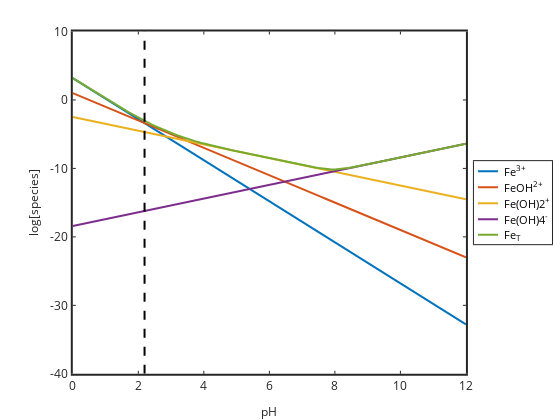

Notebook cell for this chart:
### Markdown cell above
# U shaped solubility diagram

For Fe$^{3+}$ we can have Fe(OH)$_{3(\mathrm{s})}$ form as a solid phase

$\mathrm{Fe(OH)}_{3(\mathrm{s})} \leftrightharpoons \mathrm{Fe}^{3+} + 3\mathrm{OH}^-$

with $K_{sp}$=10$^{-38.8}$

There are also 3 overall deprotonation reactions with $\beta_{a1}=10^{-2.19}$, $\beta_{a2}=10^{-5.7}$ and $\beta_{a4}=10^{-21.6}$.  Note: some databases include a $\beta_{a3}$ but the formation of Fe(OH)$_3$ as an aqueous species is not confirmed.

### Code cell
%plot -s 600,500 -f 'svg'
pH=0:0.1:12;
Ksp=10^-38.8;
B1=10^-2.19;
B2=10^-5.7;
B4=10^-21.6;
Kw=1e-14;
logFe=log10(Ksp./Kw^3)-3*pH; Fe=10.^logFe;
logFeOH=log10(B1*Ksp/Kw^3)-2*pH; FeOH=10.^logFeOH;
logFeOH2=log10(B2*Ksp/Kw^3)-pH; FeOH2=10.^logFeOH2;
logFeOH4=log10(B4*Ksp./Kw^3)+pH; FeOH4=10.^logFeOH4;
FeT=Fe+FeOH+FeOH2+FeOH4; logFeT=log10(FeT);

plot(pH,logFe,'linewidth',2,pH,logFeOH,'linewidth',2,pH,logFeOH2,'linewidth',2,...
pH,logFeOH4,'linewidth',2,pH,logFeT,'linewidth',2)
hold on
plot([-log10(B1) -log10(B1)],[-40 10],'k--','linewidth',2)
set(gca,'linewidth',2,'fontsize',12);
xlabel('pH','fontsize',12)
ylabel('log[species]','fontsize',12)
legend('Fe^{3+}','FeOH^{2+}','Fe(OH)2^+','Fe(OH)4^-','Fe_T','location','eastoutside');

### Figure 1 — Plotly figure (JSON) as saved in the notebook; plotly's stock layout.template omitted (floating-point values rounded to 4 significant figures)
{"data": [{"line": {"color": "rgb(0,113,188)", "dash": "solid", "width": 2}, "marker": {"color": "rgb(0,113,188)", "line": {"color": "rgb(0,113,188)"}, "size": 6, "symbol": "none"}, "mode": "lines", "name": "Fe^{3+}", "showlegend": true, "type": "scatter", "visibility": true, "x": [0, 0.1, 0.2, 0.3, 0.4, 0.5, 0.6, 0.7, 0.8, 0.9, 1, 1.1, 1.2, 1.3, 1.4, 1.5, 1.6, 1.7, 1.8, 1.9, 2, 2.1, 2.2, 2.3, 2.4, 2.5, 2.6, 2.7, 2.8, 2.9, 3, 3.1, 3.2, 3.3, 3.4, 3.5, 3.6, 3.7, 3.8, 3.9, 4, 4.1, 4.2, 4.3, 4.4, 4.5, 4.6, 4.7, 4.8, 4.9, 5, 5.1, 5.2, 5.3, 5.4, 5.5, 5.6, 5.7, 5.8, 5.9, 6, 6.1, 6.2, 6.3, 6.4, 6.5, 6.6, 6.7, 6.8, 6.9, 7, 7.1, 7.2, 7.3, 7.4, 7.5, 7.6, 7.7, 7.8, 7.9, 8, 8.1, 8.2, 8.3, 8.4, 8.5, 8.6, 8.7, 8.8, 8.9, 9, 9.1, 9.2, 9.3, 9.4, 9.5, 9.6, 9.7, 9.8, 9.9, 10, 10.1, 10.2, 10.3, 10.4, 10.5, 10.6, 10.7, 10.8, 10.9, 11, 11.1, 11.2, 11.3, 11.4, 11.5, 11.6, 11.7, 11.8, 11.9, 12], "xaxis": "x", "y": [3.2, 2.9, 2.6, 2.3, 2.0, 1.7, 1.4, 1.1, 0.8, 0.5, 0.2, -0.1, -0.4, -0.7, -1.0, -1.3, -1.6, -1.9, -2.2, -2.5, -2.8, -3.1, -3.4, -3.7, -4.0, -4.3, -4.6, -4.9, -5.2, -5.5, -5.8, -6.1, -6.4, -6.7, -7.0, -7.3, -7.6, -7.9, -8.2, -8.5, -8.8, -9.1, -9.4, -9.7, -10.0, -10.3, -10.6, -10.9, -11.2, -11.5, -11.8, -12.1, -12.4, -12.7, -13, -13.3, -13.6, -13.9, -14.2, -14.5, -14.8, -15.1, -15.4, -15.7, -16, -16.3, -16.6, -16.9, -17.2, -17.5, -17.8, -18.1, -18.4, -18.7, -19, -19.3, -19.6, -19.9, -20.2, -20.5, -20.8, -21.1, -21.4, -21.7, -22, -22.3, -22.6, -22.9, -23.2, -23.5, -23.8, -24.1, -24.4, -24.7, -25, -25.3, -25.6, -25.9, -26.2, -26.5, -26.8, -27.1, -27.4, -27.7, -28, -28.3, -28.6, -28.9, -29.2, -29.5, -29.8, -30.1, -30.4, -30.7, -31, -31.3, -31.6, -31.9, -32.2, -32.5, -32.8], "yaxis": "y"}, {"line": {"color": "rgb(216,82,24)", "dash": "solid", "width": 2}, "marker": {"color": "rgb(216,82,24)", "line": {"color": "rgb(216,82,24)"}, "size": 6, "symbol": "none"}, "mode": "lines", "name": "FeOH^{2+}", "showlegend": true, "type": "scatter", "visibility": true, "x": [0, 0.1, 0.2, 0.3, 0.4, 0.5, 0.6, 0.7, 0.8, 0.9, 1, 1.1, 1.2, 1.3, 1.4, 1.5, 1.6, 1.7, 1.8, 1.9, 2, 2.1, 2.2, 2.3, 2.4, 2.5, 2.6, 2.7, 2.8, 2.9, 3, 3.1, 3.2, 3.3, 3.4, 3.5, 3.6, 3.7, 3.8, 3.9, 4, 4.1, 4.2, 4.3, 4.4, 4.5, 4.6, 4.7, 4.8, 4.9, 5, 5.1, 5.2, 5.3, 5.4, 5.5, 5.6, 5.7, 5.8, 5.9, 6, 6.1, 6.2, 6.3, 6.4, 6.5, 6.6, 6.7, 6.8, 6.9, 7, 7.1, 7.2, 7.3, 7.4, 7.5, 7.6, 7.7, 7.8, 7.9, 8, 8.1, 8.2, 8.3, 8.4, 8.5, 8.6, 8.7, 8.8, 8.9, 9, 9.1, 9.2, 9.3, 9.4, 9.5, 9.6, 9.7, 9.8, 9.9, 10, 10.1, 10.2, 10.3, 10.4, 10.5, 10.6, 10.7, 10.8, 10.9, 11, 11.1, 11.2, 11.3, 11.4, 11.5, 11.6, 11.7, 11.8, 11.9, 12], "xaxis": "x", "y": [1.01, 0.81, 0.61, 0.41, 0.21, 0.01, -0.19, -0.39, -0.59, -0.79, -0.99, -1.19, -1.39, -1.59, -1.79, -1.99, -2.19, -2.39, -2.59, -2.79, -2.99, -3.19, -3.39, -3.59, -3.79, -3.99, -4.19, -4.39, -4.59, -4.79, -4.99, -5.19, -5.39, -5.59, -5.79, -5.99, -6.19, -6.39, -6.59, -6.79, -6.99, -7.19, -7.39, -7.59, -7.79, -7.99, -8.19, -8.39, -8.59, -8.79, -8.99, -9.19, -9.39, -9.59, -9.79, -9.99, -10.19, -10.39, -10.59, -10.79, -10.99, -11.19, -11.39, -11.59, -11.79, -11.99, -12.19, -12.39, -12.59, -12.79, -12.99, -13.19, -13.39, -13.59, -13.79, -13.99, -14.19, -14.39, -14.59, -14.79, -14.99, -15.19, -15.39, -15.59, -15.79, -15.99, -16.19, -16.39, -16.59, -16.79, -16.99, -17.19, -17.39, -17.59, -17.79, -17.99, -18.19, -18.39, -18.59, -18.79, -18.99, -19.19, -19.39, -19.59, -19.79, -19.99, -20.19, -20.39, -20.59, -20.79, -20.99, -21.19, -21.39, -21.59, -21.79, -21.99, -22.19, -22.39, -22.59, -22.79, -22.99], "yaxis": "y"}, {"line": {"color": "rgb(236,176,31)", "dash": "solid", "width": 2}, "marker": {"color": "rgb(236,176,31)", "line": {"color": "rgb(236,176,31)"}, "size": 6, "symbol": "none"}, "mode": "lines", "name": "Fe(OH)2^+", "showlegend": true, "type": "scatter", "visibility": true, "x": [0, 0.1, 0.2, 0.3, 0.4, 0.5, 0.6, 0.7, 0.8, 0.9, 1, 1.1, 1.2, 1.3, 1.4, 1.5, 1.6, 1.7, 1.8, 1.9, 2, 2.1, 2.2, 2.3, 2.4, 2.5, 2.6, 2.7, 2.8, 2.9, 3, 3.1, 3.2, 3.3, 3.4, 3.5, 3.6, 3.7, 3.8, 3.9, 4, 4.1, 4.2, 4.3, 4.4, 4.5, 4.6, 4.7, 4.8, 4.9, 5, 5.1, 5.2, 5.3, 5.4, 5.5, 5.6, 5.7, 5.8, 5.9, 6, 6.1, 6.2, 6.3, 6.4, 6.5, 6.6, 6.7, 6.8, 6.9, 7, 7.1, 7.2, 7.3, 7.4, 7.5, 7.6, 7.7, 7.8, 7.9, 8, 8.1, 8.2, 8.3, 8.4, 8.5, 8.6, 8.7, 8.8, 8.9, 9, 9.1, 9.2, 9.3, 9.4, 9.5, 9.6, 9.7, 9.8, 9.9, 10, 10.1, 10.2, 10.3, 10.4, 10.5, 10.6, 10.7, 10.8, 10.9, 11, 11.1, 11.2, 11.3, 11.4, 11.5, 11.6, 11.7, 11.8, 11.9, 12], "xaxis": "x", "y": [-2.5, -2.6, -2.7, -2.8, -2.9, -3.0, -3.1, -3.2, -3.3, -3.4, -3.5, -3.6, -3.7, -3.8, -3.9, -4.0, -4.1, -4.2, -4.3, -4.4, -4.5, -4.6, -4.7, -4.8, -4.9, -5.0, -5.1, -5.2, -5.3, -5.4, -5.5, -5.6, -5.7, -5.8, -5.9, -6.0, -6.1, -6.2, -6.3, -6.4, -6.5, -6.6, -6.7, -6.8, -6.9, -7.0, -7.1, -7.2, -7.3, -7.4, -7.5, -7.6, -7.7, -7.8, -7.9, -8.0, -8.1, -8.2, -8.3, -8.4, -8.5, -8.6, -8.7, -8.8, -8.9, -9.0, -9.1, -9.2, -9.3, -9.4, -9.5, -9.6, -9.7, -9.8, -9.9, -10.0, -10.1, -10.2, -10.3, -10.4, -10.5, -10.6, -10.7, -10.8, -10.9, -11.0, -11.1, -11.2, -11.3, -11.4, -11.5, -11.6, -11.7, -11.8, -11.9, -12.0, -12.1, -12.2, -12.3, -12.4, -12.5, -12.6, -12.7, -12.8, -12.9, -13.0, -13.1, -13.2, -13.3, -13.4, -13.5, -13.6, -13.7, -13.8, -13.9, -14.0, -14.1, -14.2, -14.3, -14.4, -14.5], "yaxis": "y"}, {"line": {"color": "rgb(125,46,141)", "dash": "solid", "width": 2}, "marker": {"color": "rgb(125,46,141)", "line": {"color": "rgb(125,46,141)"}, "size": 6, "symbol": "none"}, "mode": "lines", "name": "Fe(OH)4^-", "showlegend": true, "type": "scatter", "visibility": true, "x": [0, 0.1, 0.2, 0.3, 0.4, 0.5, 0.6, 0.7, 0.8, 0.9, 1, 1.1, 1.2, 1.3, 1.4, 1.5, 1.6, 1.7, 1.8, 1.9, 2, 2.1, 2.2, 2.3, 2.4, 2.5, 2.6, 2.7, 2.8, 2.9, 3, 3.1, 3.2, 3.3, 3.4, 3.5, 3.6, 3.7, 3.8, 3.9, 4, 4.1, 4.2, 4.3, 4.4, 4.5, 4.6, 4.7, 4.8, 4.9, 5, 5.1, 5.2, 5.3, 5.4, 5.5, 5.6, 5.7, 5.8, 5.9, 6, 6.1, 6.2, 6.3, 6.4, 6.5, 6.6, 6.7, 6.8, 6.9, 7, 7.1, 7.2, 7.3, 7.4, 7.5, 7.6, 7.7, 7.8, 7.9, 8, 8.1, 8.2, 8.3, 8.4, 8.5, 8.6, 8.7, 8.8, 8.9, 9, 9.1, 9.2, 9.3, 9.4, 9.5, 9.6, 9.7, 9.8, 9.9, 10, 10.1, 10.2, 10.3, 10.4, 10.5, 10.6, 10.7, 10.8, 10.9, 11, 11.1, 11.2, 11.3, 11.4, 11.5, 11.6, 11.7, 11.8, 11.9, 12], "xaxis": "x", "y": [-18.4, -18.3, -18.2, -18.1, -18, -17.9, -17.8, -17.7, -17.6, -17.5, -17.4, -17.3, -17.2, -17.1, -17, -16.9, -16.8, -16.7, -16.6, -16.5, -16.4, -16.3, -16.2, -16.1, -16.0, -15.9, -15.8, -15.7, -15.6, -15.5, -15.4, -15.3, -15.2, -15.1, -15.0, -14.9, -14.8, -14.7, -14.6, -14.5, -14.4, -14.3, -14.2, -14.1, -14.0, -13.9, -13.8, -13.7, -13.6, -13.5, -13.4, -13.3, -13.2, -13.1, -13.0, -12.9, -12.8, -12.7, -12.6, -12.5, -12.4, -12.3, -12.2, -12.1, -12.0, -11.9, -11.8, -11.7, -11.6, -11.5, -11.4, -11.3, -11.2, -11.1, -11.0, -10.9, -10.8, -10.7, -10.6, -10.5, -10.4, -10.3, -10.2, -10.1, -10.0, -9.9, -9.8, -9.7, -9.6, -9.5, -9.4, -9.3, -9.2, -9.1, -9.0, -8.9, -8.8, -8.7, -8.6, -8.5, -8.4, -8.3, -8.2, -8.1, -8.0, -7.9, -7.8, -7.7, -7.6, -7.5, -7.4, -7.3, -7.2, -7.1, -7.0, -6.9, -6.8, -6.7, -6.6, -6.5, -6.4], "yaxis": "y"}, {"line": {"color": "rgb(118,171,47)", "dash": "solid", "width": 2}, "marker": {"color": "rgb(118,171,47)", "line": {"color": "rgb(118,171,47)"}, "size": 6, "symbol": "none"}, "mode": "lines", "name": "Fe_T", "showlegend": true, "type": "scatter", "visibility": true, "x": [0, 0.1, 0.2, 0.3, 0.4, 0.5, 0.6, 0.7, 0.8, 0.9, 1, 1.1, 1.2, 1.3, 1.4, 1.5, 1.6, 1.7, 1.8, 1.9, 2, 2.1, 2.2, 2.3, 2.4, 2.5, 2.6, 2.7, 2.8, 2.9, 3, 3.1, 3.2, 3.3, 3.4, 3.5, 3.6, 3.7, 3.8, 3.9, 4, 4.1, 4.2, 4.3, 4.4, 4.5, 4.6, 4.7, 4.8, 4.9, 5, 5.1, 5.2, 5.3, 5.4, 5.5, 5.6, 5.7, 5.8, 5.9, 6, 6.1, 6.2, 6.3, 6.4, 6.5, 6.6, 6.7, 6.8, 6.9, 7, 7.1, 7.2, 7.3, 7.4, 7.5, 7.6, 7.7, 7.8, 7.9, 8, 8.1, 8.2, 8.3, 8.4, 8.5, 8.6, 8.7, 8.8, 8.9, 9, 9.1, 9.2, 9.3, 9.4, 9.5, 9.6, 9.7, 9.8, 9.9, 10, 10.1, 10.2, 10.3, 10.4, 10.5, 10.6, 10.7, 10.8, 10.9, 11, 11.1, 11.2, 11.3, 11.4, 11.5, 11.6, 11.7, 11.8, 11.9, 12], "xaxis": "x", "y": [3.203, 2.904, 2.604, 2.306, 2.007, 1.709, 1.411, 1.114, 0.8174, 0.5218, 0.2273, -0.06593, -0.3575, -0.6471, -0.9343, -1.219, -1.5, -1.777, -2.049, -2.317, -2.578, -2.834, -3.083, -3.326, -3.561, -3.789, -4.01, -4.224, -4.432, -4.632, -4.824, -5.01, -5.189, -5.361, -5.526, -5.683, -5.834, -5.978, -6.117, -6.249, -6.377, -6.5, -6.619, -6.734, -6.847, -6.957, -7.066, -7.173, -7.278, -7.383, -7.486, -7.589, -7.691, -7.793, -7.894, -7.996, -8.096, -8.197, -8.298, -8.398, -8.499, -8.599, -8.699, -8.799, -8.899, -8.999, -9.099, -9.198, -9.298, -9.396, -9.494, -9.591, -9.686, -9.779, -9.867, -9.948, -10.02, -10.08, -10.12, -10.15, -10.15, -10.12, -10.08, -10.02, -9.949, -9.867, -9.779, -9.686, -9.591, -9.495, -9.397, -9.298, -9.199, -9.099, -8.999, -8.9, -8.8, -8.7, -8.6, -8.5, -8.4, -8.3, -8.2, -8.1, -8.0, -7.9, -7.8, -7.7, -7.6, -7.5, -7.4, -7.3, -7.2, -7.1, -7.0, -6.9, -6.8, -6.7, -6.6, -6.5, -6.4], "yaxis": "y"}, {"line": {"color": "rgb(0, 0, 0)", "dash": "dash", "width": 2}, "marker": {"color": "rgb(0, 0, 0)", "line": {"color": "rgb(0, 0, 0)"}, "size": 6, "symbol": "none"}, "mode": "lines", "name": "", "showlegend": false, "type": "scatter", "visibility": true, "x": [2.19, 2.19], "xaxis": "x", "y": [-40, 10], "yaxis": "y"}, {"hoverinfo": "none", "line": {"color": "rgb(0,113,188)", "dash": "solid", "width": 2}, "marker": {"color": "rgb(0,113,188)", "line": {"color": "rgb(0,113,188)"}, "size": 6, "symbol": "none"}, "mode": "lines", "name": "", "showlegend": false, "type": "scatter", "visibility": true, "x": [3, 18], "xaxis": "x2", "y": [7.494, 7.494], "yaxis": "y2"}, {"hoverinfo": "none", "line": {"color": "rgb(216,82,24)", "dash": "solid", "width": 2}, "marker": {"color": "rgb(216,82,24)", "line": {"color": "rgb(216,82,24)"}, "size": 6, "symbol": "none"}, "mode": "lines", "name": "", "showlegend": false, "type": "scatter", "visibility": true, "x": [3, 18], "xaxis": "x2", "y": [19.48, 19.48], "yaxis": "y2"}, {"hoverinfo": "none", "line": {"color": "rgb(236,176,31)", "dash": "solid", "width": 2}, "marker": {"color": "rgb(236,176,31)", "line": {"color": "rgb(236,176,31)"}, "size": 6, "symbol": "none"}, "mode": "lines", "name": "", "showlegend": false, "type": "scatter", "visibility": true, "x": [3, 18], "xaxis": "x2", "y": [31.47, 31.47], "yaxis": "y2"}, {"hoverinfo": "none", "line": {"color": "rgb(125,46,141)", "dash": "solid", "width": 2}, "marker": {"color": "rgb(125,46,141)", "line": {"color": "rgb(125,46,141)"}, "size": 6, "symbol": "none"}, "mode": "lines", "name": "", "showlegend": false, "type": "scatter", "visibility": true, "x": [3, 18], "xaxis": "x2", "y": [43.46, 43.46], "yaxis": "y2"}, {"hoverinfo": "none", "line": {"color": "rgb(118,171,47)", "dash": "solid", "width": 2}, "marker": {"color": "rgb(118,171,47)", "line": {"color": "rgb(118,171,47)"}, "size": 6, "symbol": "none"}, "mode": "lines", "name": "", "showlegend": false, "type": "scatter", "visibility": true, "x": [3, 18], "xaxis": "x2", "y": [55.07, 55.07], "yaxis": "y2"}], "layout": {"annotations": [{"font": {"color": "rgb(0, 0, 0)", "size": 10.8}, "showarrow": false, "text": "Fe<sup>3+</sup>", "x": 21, "xanchor": "left", "xref": "x2", "y": 7.494, "yanchor": "middle", "yref": "y2"}, {"font": {"color": "rgb(0, 0, 0)", "size": 10.8}, "showarrow": false, "text": "FeOH<sup>2+</sup>", "x": 21, "xanchor": "left", "xref": "x2", "y": 19.48, "yanchor": "middle", "yref": "y2"}, {"font": {"color": "rgb(0, 0, 0)", "size": 10.8}, "showarrow": false, "text": "Fe(OH)2<sup>+</sup>", "x": 21, "xanchor": "left", "xref": "x2", "y": 31.47, "yanchor": "middle", "yref": "y2"}, {"font": {"color": "rgb(0, 0, 0)", "size": 10.8}, "showarrow": false, "text": "Fe(OH)4<sup>-</sup>", "x": 21, "xanchor": "left", "xref": "x2", "y": 43.46, "yanchor": "middle", "yref": "y2"}, {"font": {"color": "rgb(0, 0, 0)", "size": 10.8}, "showarrow": false, "text": "Fe<sub>T</sub>", "x": 21, "xanchor": "left", "xref": "x2", "y": 55.07, "yanchor": "middle", "yref": "y2"}], "height": 420, "hovermode": "closest", "margin": {"b": 0, "l": 0, "r": 0, "t": 0}, "plot_bgcolor": "rgba(0, 0, 0, 0)", "showlegend": false, "width": 560, "xaxis": {"anchor": "y", "autorange": false, "domain": [0.13, 0.832], "exponentformat": "none", "gridcolor": "rgba(38,38,38,0.15)", "gridwidth": 2, "linecolor": "rgb(38,38,38)", "linewidth": 2, "mirror": "ticks", "range": [0, 12], "showgrid": false, "showline": true, "side": "bottom", "spikedash": "solid", "spikemode": "across", "spikesides": false, "spikethickness": 1, "tickangle": 0, "tickcolor": "rgb(38,38,38)", "tickfont": {"color": "rgb(38,38,38)", "size": 12}, "ticklen": 3, "ticks": "inside", "ticktext": ["0", "2", "4", "6", "8", "10", "12"], "tickvals": [0, 2, 4, 6, 8, 10, 12], "title": {"font": {"color": "rgb(38,38,38)", "size": 12}, "text": "pH"}, "type": "linear", "visible": true, "zeroline": false}, "xaxis2": {"anchor": "y2", "autorange": false, "domain": [0.8463, 0.9857], "exponentformat": "none", "fixedrange": true, "gridcolor": "rgba(38,38,38,0.15)", "gridwidth": 1, "linecolor": "rgb(38,38,38)", "linewidth": 1, "mirror": true, "range": [0, 58.45], "showgrid": false, "showline": true, "showspikes": false, "side": "bottom", "spikedash": "solid", "spikemode": "across", "spikesides": false, "spikethickness": 1, "tickangle": 0, "tickcolor": "rgb(38,38,38)", "tickfont": {"color": "rgb(38,38,38)", "size": 10.8}, "ticklen": 3, "ticks": "", "ticktext": [], "tickvals": [], "title": {"font": {"color": "rgb(0, 0, 0)", "size": 11.88}, "text": ""}, "type": "linear", "visible": true, "zeroline": false}, "yaxis": {"anchor": "x", "autorange": false, "domain": [0.11, 0.925], "exponentformat": "none", "gridcolor": "rgba(38,38,38,0.15)", "gridwidth": 2, "linecolor": "rgb(38,38,38)", "linewidth": 2, "mirror": "ticks", "range": [-40, 10], "showgrid": false, "showline": true, "side": "left", "spikedash": "solid", "spikemode": "across", "spikesides": false, "spikethickness": 1, "tickangle": 0, "tickcolor": "rgb(38,38,38)", "tickfont": {"color": "rgb(38,38,38)", "size": 12}, "ticklen": 3, "ticks": "inside", "ticktext": ["-40", "-30", "-20", "-10", "0", "10"], "tickvals": [-40, -30, -20, -10, 0, 10], "title": {"font": {"color": "rgb(38,38,38)", "size": 12}, "text": "log[species]"}, "type": "linear", "visible": true, "zeroline": false}, "yaxis2": {"anchor": "x2", "autorange": false, "domain": [0.4187, 0.6163], "exponentformat": "none", "fixedrange": true, "gridcolor": "rgba(38,38,38,0.15)", "gridwidth": 1, "linecolor": "rgb(38,38,38)", "linewidth": 1, "mirror": true, "range": [62.19, 0], "showgrid": false, "showline": true, "showspikes": false, "side": "left", "spikedash": "solid", "spikemode": "across", "spikesides": false, "spikethickness": 1, "tickangle": 0, "tickcolor": "rgb(38,38,38)", "tickfont": {"color": "rgb(38,38,38)", "size": 10.8}, "ticklen": 3, "ticks": "", "ticktext": [], "tickvals": [], "title": {"font": {"color": "rgb(0, 0, 0)", "size": 11.88}, "text": ""}, "type": "linear", "visible": true, "zeroline": false}}}
